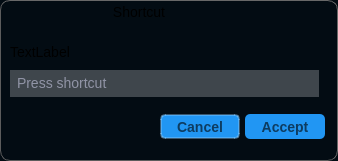
<?xml version="1.0" encoding="UTF-8"?>
<ui version="4.0">
 <class>CENTAUR_NAMESPACE::ShortcutDialog</class>
 <widget class="QDialog" name="CENTAUR_NAMESPACE::ShortcutDialog">
  <property name="geometry">
   <rect>
    <x>0</x>
    <y>0</y>
    <width>338</width>
    <height>161</height>
   </rect>
  </property>
  <property name="windowTitle">
   <string>Dialog</string>
  </property>
  <property name="styleSheet">
   <string notr="true">QDialog{
background-color:  rgb(3,12,19);
border: 0px;
border-top-left-radius: 0px;
border-top-right-radius: 0px;
border-bottom-left-radius: 0px;
border-bottom-right-radius: 0px;
}

QLabel{
font-size:  14px;
}
QLabel#serverLabel{
font-size:  25px;
}


QPushButton{
font-size: 14px;
font-weight: 600;
color:  #0D3C61;
border: 0px;
border-radius:  5px;
background-color: #2196f3;
}

QPushButton:default{
font-size: 14px;
font-weight: 800;
color:  #0d3C61;
border: 0px;
border-radius:  5px;
border: 2px solid rgba(144,203,249,100);
background-color: #2196f3;
}



QPushButton:hover, QPushButton:hover:default{
	background-color:  #339EF4;
}

QPushButton:pressed{
background-color:  #68B8F7;
}

QPushButton:pressed:default{
background-color:  #68B8F7;
}

QPushButton:disabled{
color: #c0c0c0;
background-color: #9D9EA4;
}

QLineEdit{
font-size: 14px;
border: 0px;
color: rgb(225,225,255);
background-color: rgb(63,70,76);
border-radius:  0px;
border-bottom: 2px solid  rgb(63,70,76);
min-height: 25px;
padding: 0 0 0 5;
}


QLineEdit:hover{
background-color:  rgb(78,85,90);
border-bottom: 2px solid #6ec6ff;
}

QLineEdit:focus{
color: white;
background-color:  rgb(94,100,105);
border-bottom: 2px solid rgb(33,150,243);
}

QGroupBox {
	font-size: 14px;
    background-color: rgb(26,34,40);
    border-radius: 5px;
    margin-top: 18px; /* leave space at the top for the title */
}

QGroupBox::title {
    subcontrol-origin: margin;
    subcontrol-position: top left; /* position at the top center */
    padding: 0 3px;
}


</string>
  </property>
  <layout class="QVBoxLayout" name="verticalLayout">
   <property name="leftMargin">
    <number>0</number>
   </property>
   <property name="topMargin">
    <number>0</number>
   </property>
   <property name="rightMargin">
    <number>0</number>
   </property>
   <property name="bottomMargin">
    <number>0</number>
   </property>
   <item>
    <widget class="CENTAUR_NAMESPACE::ResizableFrame" name="addMainFrame">
     <property name="styleSheet">
      <string notr="true">QFrame#addMainFrame{
background-color: qlineargradient(x1:0.5, y1: 0, x2:0.5, y2:1, 
							stop: .1 rgb(23,31,38), stop: 0 rgb(36,44,50) stop: .2  rgb(3,12,19));

border-top-left-radius: 10px;
border-top-right-radius: 10px;
border-bottom-left-radius: 10px;
border-bottom-right-radius: 10px;
border-left: 1px solid rgb(92,92,92);
border-top: 1px solid rgb(104,104,104);
border-right: 1px solid rgb(104,104,104);
border-bottom: 1px solid rgb(92,92,92);
}</string>
     </property>
     <property name="frameShape">
      <enum>QFrame::StyledPanel</enum>
     </property>
     <property name="frameShadow">
      <enum>QFrame::Raised</enum>
     </property>
     <layout class="QVBoxLayout" name="verticalLayout_2">
      <property name="spacing">
       <number>0</number>
      </property>
      <property name="leftMargin">
       <number>0</number>
      </property>
      <property name="topMargin">
       <number>0</number>
      </property>
      <property name="rightMargin">
       <number>0</number>
      </property>
      <property name="bottomMargin">
       <number>0</number>
      </property>
      <item>
       <widget class="CENTAUR_NAMESPACE::MovableFrame" name="titleFrame">
        <property name="minimumSize">
         <size>
          <width>0</width>
          <height>20</height>
         </size>
        </property>
        <property name="maximumSize">
         <size>
          <width>16777215</width>
          <height>20</height>
         </size>
        </property>
        <property name="sizeIncrement">
         <size>
          <width>0</width>
          <height>0</height>
         </size>
        </property>
        <property name="cursor">
         <cursorShape>ArrowCursor</cursorShape>
        </property>
        <property name="mouseTracking">
         <bool>true</bool>
        </property>
        <property name="autoFillBackground">
         <bool>false</bool>
        </property>
        <property name="styleSheet">
         <string notr="true">QFrame{
background-color: qlineargradient(x1:0.5, y1: 0, x2:0.5, y2:1, 
							stop: 1  rgb(23,31,38), stop: 0 rgb(36,44,50));
border-top-left-radius: 10px;
border-top-right-radius: 10px;
border-bottom-left-radius: 0px;
border-bottom-right-radius: 0px;
border: 0px;
}</string>
        </property>
        <property name="frameShape">
         <enum>QFrame::NoFrame</enum>
        </property>
        <property name="frameShadow">
         <enum>QFrame::Plain</enum>
        </property>
        <layout class="QVBoxLayout" name="titleFrameLayout_2">
         <property name="spacing">
          <number>0</number>
         </property>
         <property name="leftMargin">
          <number>1</number>
         </property>
         <property name="topMargin">
          <number>1</number>
         </property>
         <property name="rightMargin">
          <number>1</number>
         </property>
         <property name="bottomMargin">
          <number>1</number>
         </property>
         <item>
          <widget class="QFrame" name="titleBarFrame">
           <property name="minimumSize">
            <size>
             <width>0</width>
             <height>20</height>
            </size>
           </property>
           <property name="maximumSize">
            <size>
             <width>16777215</width>
             <height>20</height>
            </size>
           </property>
           <property name="styleSheet">
            <string notr="true">QFrame{
background-color: rgba(0,0,0,0);
border: 0px;
}</string>
           </property>
           <property name="frameShape">
            <enum>QFrame::StyledPanel</enum>
           </property>
           <property name="frameShadow">
            <enum>QFrame::Raised</enum>
           </property>
           <layout class="QHBoxLayout" name="titleBarFrameLayout_2">
            <property name="spacing">
             <number>0</number>
            </property>
            <property name="sizeConstraint">
             <enum>QLayout::SetNoConstraint</enum>
            </property>
            <property name="leftMargin">
             <number>0</number>
            </property>
            <property name="topMargin">
             <number>0</number>
            </property>
            <property name="rightMargin">
             <number>0</number>
            </property>
            <property name="bottomMargin">
             <number>0</number>
            </property>
            <item>
             <widget class="QFrame" name="titleBarFrame2">
              <property name="minimumSize">
               <size>
                <width>0</width>
                <height>20</height>
               </size>
              </property>
              <property name="maximumSize">
               <size>
                <width>16777215</width>
                <height>20</height>
               </size>
              </property>
              <property name="sizeIncrement">
               <size>
                <width>0</width>
                <height>0</height>
               </size>
              </property>
              <property name="styleSheet">
               <string notr="true">QFrame{
background-color: rgba(0,0,0,0);
border: 0px;
}</string>
              </property>
              <property name="frameShape">
               <enum>QFrame::StyledPanel</enum>
              </property>
              <property name="frameShadow">
               <enum>QFrame::Raised</enum>
              </property>
              <layout class="QHBoxLayout" name="titleBarFrameLayout2_2">
               <property name="spacing">
                <number>-1</number>
               </property>
               <property name="leftMargin">
                <number>0</number>
               </property>
               <property name="topMargin">
                <number>0</number>
               </property>
               <property name="rightMargin">
                <number>60</number>
               </property>
               <property name="bottomMargin">
                <number>0</number>
               </property>
               <item>
                <widget class="QLabel" name="titleLabel">
                 <property name="styleSheet">
                  <string notr="true"/>
                 </property>
                 <property name="text">
                  <string>Shortcut</string>
                 </property>
                 <property name="alignment">
                  <set>Qt::AlignCenter</set>
                 </property>
                </widget>
               </item>
              </layout>
             </widget>
            </item>
           </layout>
          </widget>
         </item>
        </layout>
       </widget>
      </item>
      <item>
       <widget class="CENTAUR_NAMESPACE::MovableFrame" name="mainTableFrame">
        <property name="styleSheet">
         <string notr="true">QFrame{
border: 0px;
}</string>
        </property>
        <property name="frameShape">
         <enum>QFrame::StyledPanel</enum>
        </property>
        <property name="frameShadow">
         <enum>QFrame::Raised</enum>
        </property>
        <layout class="QVBoxLayout" name="verticalLayout_4">
         <property name="rightMargin">
          <number>12</number>
         </property>
         <item>
          <layout class="QGridLayout" name="gridLayout">
           <item row="1" column="0">
            <widget class="QKeySequenceEdit" name="keySequenceEdit"/>
           </item>
           <item row="0" column="0" colspan="2">
            <widget class="QLabel" name="label">
             <property name="maximumSize">
              <size>
               <width>16777215</width>
               <height>25</height>
              </size>
             </property>
             <property name="text">
              <string>TextLabel</string>
             </property>
            </widget>
           </item>
          </layout>
         </item>
         <item>
          <widget class="QFrame" name="acceptFrame">
           <property name="minimumSize">
            <size>
             <width>0</width>
             <height>30</height>
            </size>
           </property>
           <property name="maximumSize">
            <size>
             <width>16777215</width>
             <height>30</height>
            </size>
           </property>
           <property name="styleSheet">
            <string notr="true"/>
           </property>
           <property name="frameShape">
            <enum>QFrame::NoFrame</enum>
           </property>
           <property name="frameShadow">
            <enum>QFrame::Plain</enum>
           </property>
           <property name="lineWidth">
            <number>0</number>
           </property>
           <layout class="QHBoxLayout" name="horizontalLayout_2">
            <property name="spacing">
             <number>5</number>
            </property>
            <property name="leftMargin">
             <number>0</number>
            </property>
            <property name="topMargin">
             <number>0</number>
            </property>
            <property name="rightMargin">
             <number>0</number>
            </property>
            <property name="bottomMargin">
             <number>0</number>
            </property>
            <item>
             <spacer name="horzSpacerAcceptLeft">
              <property name="orientation">
               <enum>Qt::Horizontal</enum>
              </property>
              <property name="sizeHint" stdset="0">
               <size>
                <width>484</width>
                <height>20</height>
               </size>
              </property>
             </spacer>
            </item>
            <item>
             <widget class="QPushButton" name="cancelButton">
              <property name="minimumSize">
               <size>
                <width>80</width>
                <height>25</height>
               </size>
              </property>
              <property name="text">
               <string>Cancel</string>
              </property>
             </widget>
            </item>
            <item>
             <widget class="QPushButton" name="acceptButton">
              <property name="minimumSize">
               <size>
                <width>80</width>
                <height>25</height>
               </size>
              </property>
              <property name="maximumSize">
               <size>
                <width>16777215</width>
                <height>25</height>
               </size>
              </property>
              <property name="styleSheet">
               <string notr="true"/>
              </property>
              <property name="text">
               <string>Accept</string>
              </property>
              <property name="default">
               <bool>false</bool>
              </property>
             </widget>
            </item>
           </layout>
          </widget>
         </item>
        </layout>
       </widget>
      </item>
     </layout>
    </widget>
   </item>
  </layout>
 </widget>
 <customwidgets>
  <customwidget>
   <class>CENTAUR_NAMESPACE::MovableFrame</class>
   <extends>QFrame</extends>
   <header>../../Library/cui/include/MovableFrame.hpp</header>
   <container>1</container>
  </customwidget>
  <customwidget>
   <class>CENTAUR_NAMESPACE::ResizableFrame</class>
   <extends>QFrame</extends>
   <header>../../Library/cui/include/ResizableFrame.hpp</header>
   <container>1</container>
  </customwidget>
 </customwidgets>
 <tabstops>
  <tabstop>keySequenceEdit</tabstop>
  <tabstop>acceptButton</tabstop>
  <tabstop>cancelButton</tabstop>
 </tabstops>
 <resources>
  <include location="../../Library/cui/rcc/resources.qrc"/>
 </resources>
 <connections/>
</ui>
